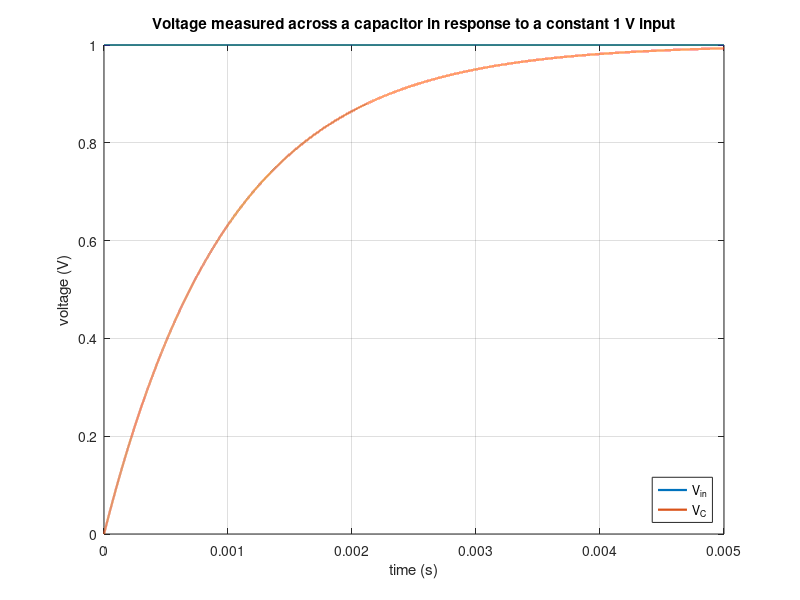

Write MATLAB code to recreate this figure.
%% Lab Case Study 2 Practice
% *ESE 105*
%
% *DUE on Sunday 10/26 11:59pm to Canvas
%
% 20 pts. total: 10 for programming and correct responses, 5 for
% programming style, 5 for presentation
%
% *Name: Minghui Wu (Franco) and Feiyu Ren*
%

%% Instructions
% Run the |Lab CS2.m| script. Follow the instructions inside the "TODO: *****"
% labels below to complete each part: either write code or write your
% response to the question. For example:

% TODO: *************************************************************
% (Replace this comment with code)
% (Add response here)
% *******************************************************************

%%%
%
% *To turn in your assignment:*
%
% * Run the command |publish('Lab_CS2.m','pdf')| in the _Command Window_
% to generate a PDF of your solution |Lab CS2.pdf|. 
% * Submit _both_ the code (|.m| file) and the published output (|.pdf|
% file) to Canvas.
%
clear;
close all;  % uncomment this line if you do not want all figure windows to close when running this code

%% Part 1: Step Equations

%%%
% Implement Equations (8) and (10) in MATLAB to simulate circuit A (Figure
% 1) with R = 1 kΩ and C = 1 µF. Simulate charging the capacitor using a
% step input: set V_C = 0 V at t = 0 and V_in = 1 V for t > 0. Choose a
% suitable h to model the charging process accurately. Plot V_in and V_C
% vs. time to show the charging of the capacitor. You should observe a
% charging curve similar to the Figure 2 in CS2. 
%%%
% Set up simulation parameters:

% TODO: *************************************************************
% Parameters:
R = 1e3; % Resistor 1 kΩ
C = 1e-6; % Capacitor 1 µF 
h = R*C/10000; % interval between updates, how frequent matlab updates the voltages
tEnd = 5e-3; % 5 ms, RC represens how fast the capacitor changes

t = 0:h:tEnd; % time interval from 0s to tEnd in steps of h
vin = ones(size(t)); % input voltage, constant 1V
vC = zeros(size(t)); % voltage across the capacitor
vR = zeros(size(t)); 
vC(1) = 0; % capactiro starts1 uncharged

for k = 1:length(t)-1
    vR(k) = vin(k) - vC(k); % (8)
    vC(k+1) = (1 - h/(R*C))*vC(k) + (h/(R*C))*vin(k); % (10)
end
vR(end) = vin(end) - vC(end); % fills in last resistor value

% Plot to match the example style
figure;
plot(t, vin,'LineWidth', 1.6); 
hold on;
plot(t, vC,'LineWidth', 1.6);
xlabel('time (s)'); ylabel('voltage (V)');
legend('V_{in}','V_C','Location','southeast');
title('Voltage measured across a capacitor in response to a constant 1 V input');
xlim([0 tEnd]); ylim([0 1]); % x an y axis limits
grid on; 
% *******************************************************************

%%%
% Simulate with small h: 
% (please finish the function 'simRCvoltages' in the end and use it here.)

% TODO: *************************************************************
% (Replace this comment with code)
% (Add response here)
% *******************************************************************

%%%
% Plot the figure:

% TODO: *************************************************************
% (Replace this comment with code)
% (Add response here)
% *******************************************************************


%% Part 2: Comparison between sampling intervals
% Now, run several versions of your simulation for various temporal sampling intervals h. As h gets
% larger or smaller, how does your simulation's prediction change? Why is this happening? Does
% the charging behavior of a "real" capacitor change as a function of your choice of h?
% Plot the predicted V_out using 
% 1) an "accurate" choice of h and 
% 2) an "inaccurate" choice of h and
% 3) the theoretical charging curve
% V_C(t) = 1 − exp(−t/RC) [Volts]. 
% Discuss what happens for the "inaccurate" choice of h.
% Note: Be careful to compare the three curves using correct time axes.

%%%
% Simulate with large h:

% TODO: *************************************************************
% (Replace this comment with code)
% (Add response here)
% *******************************************************************

%%%
% Compare charging curves:

% TODO: *************************************************************
% (Replace this comment with code)
% (Add response here)
% *******************************************************************


%% Part 3: Explanation about the sampling intervals
% Relative to the charging curve of the capacitor V_C (t), how do you interpret the meaning of τ =RC,
% called the RC time constant of the circuit?

% TODO: *************************************************************
% (Replace this comment with code)
% (Add response here)
% *******************************************************************

%% Helper functions "simRCvoltages": [V_C, V_R] = simRCvoltages(V_in,V_C0,R,C,h)

% TODO: *************************************************************
% (Replace this comment with code)
% (Add response here)
function [V_C, V_R] = simRCvoltages(V_in,V_C0,R,C,h)
end
% *******************************************************************
